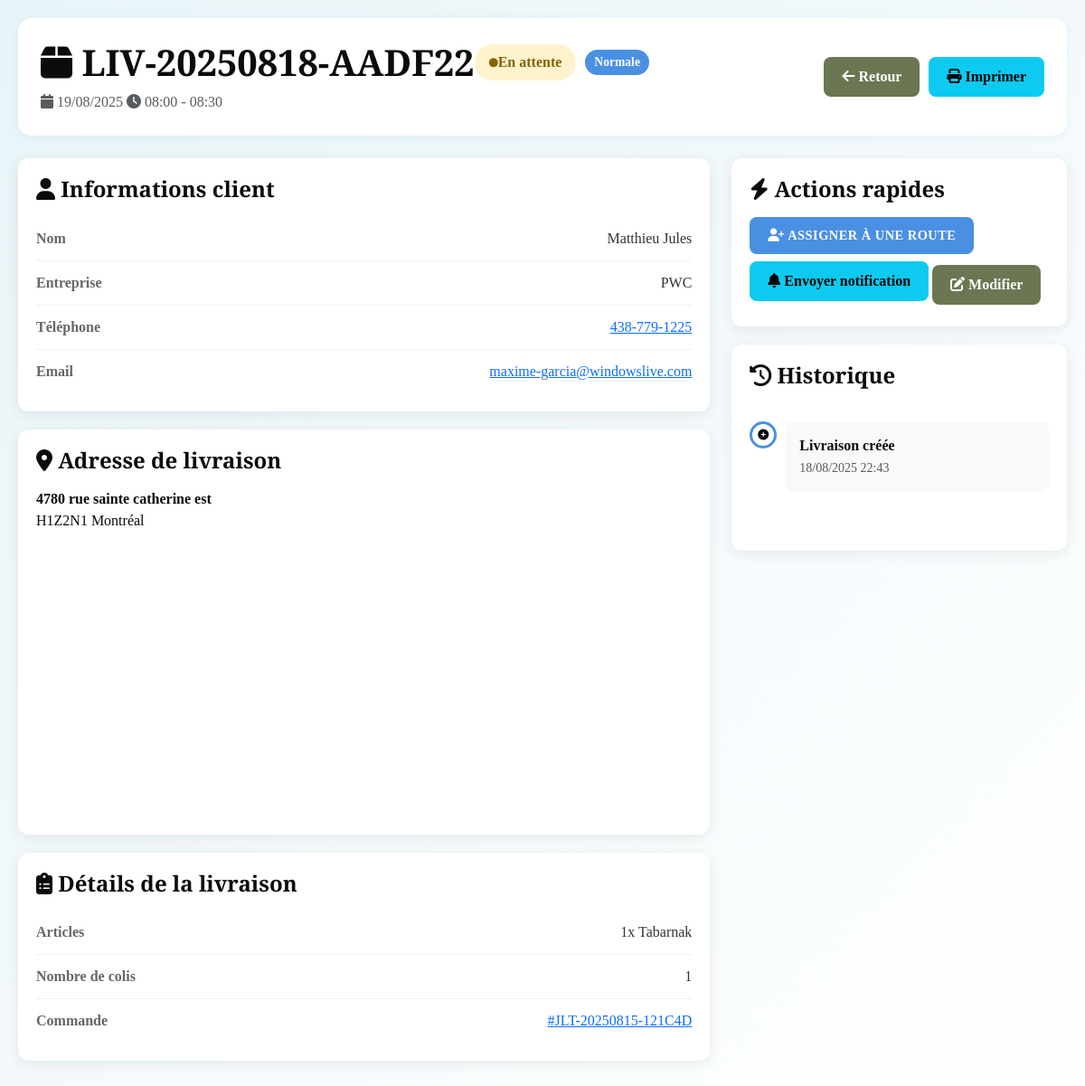
The page /delivery/7/ (signed in) on the database its author committed.
### JLTsite/models.py (models this page shows, shortened)
class Delivery(models.Model):
    TYPE_CHOICES = [
        ('delivery', 'Livraison'),
        ('pickup', 'Récupération'),
    ]
    STATUS_CHOICES = [
        ('pending', 'En attente'),
        ('assigned', 'Assignée'),
        ('in_transit', 'En cours'),
        ('delivered', 'Livrée'),
        ('failed', 'Échec'),
        ('cancelled', 'Annulée'),
    ]
    PRIORITY_CHOICES = [
        ('low', 'Basse'),
        ('normal', 'Normale'),
        ('high', 'Haute'),
        ('urgent', 'Urgente'),
    ]
    delivery_number = models.CharField(max_length=50, unique=True, editable=False)
    order = models.ForeignKey('Order', on_delete=models.CASCADE, related_name='deliveries')
    parent_delivery = models.ForeignKey('self', on_delete=models.SET_NULL, null=True, blank=True,
                                       related_name='pickup_deliveries',
                                       help_text='Livraison parente pour les récupérations')
    delivery_type = models.CharField(max_length=20, choices=TYPE_CHOICES, default='delivery')
    status = models.CharField(max_length=20, choices=STATUS_CHOICES, default='pending')
    priority = models.CharField(max_length=20, choices=PRIORITY_CHOICES, default='normal')
    customer_name = models.CharField(max_length=200)
    customer_phone = models.CharField(max_length=20)
    customer_email = models.EmailField()
    company = models.CharField(max_length=200, blank=True)
    delivery_address = models.TextField()
    delivery_postal_code = models.CharField(max_length=10)
    delivery_city = models.CharField(max_length=100)
    latitude = models.DecimalField(max_digits=10, decimal_places=8, null=True, blank=True)
    longitude = models.DecimalField(max_digits=11, decimal_places=8, null=True, blank=True)
    scheduled_date = models.DateField()
    scheduled_time_start = models.TimeField()
    scheduled_time_end = models.TimeField()
    estimated_duration = models.IntegerField(default=30, help_text='Durée estimée en minutes')
    delivery_instructions = models.TextField(blank=True)
    access_code = models.CharField(max_length=50, blank=True, help_text='Code d\'accès immeuble')
    parking_info = models.TextField(blank=True, help_text='Informations de stationnement')
    items_description = models.TextField(help_text='Description des items à livrer')
    total_packages = models.IntegerField(default=1)
    weight = models.DecimalField(max_digits=10, decimal_places=2, null=True, blank=True, help_text='Poids en kg')
    has_checklist = models.BooleanField(default=False)
    checklist_completed = models.BooleanField(default=False)
    delivery_photo = models.ImageField(upload_to='deliveries/photos/', null=True, blank=True)
    pickup_photo = models.ImageField(upload_to='deliveries/pickups/', null=True, blank=True)
    signature = models.TextField(blank=True, help_text='Signature électronique en base64')
    delivered_at = models.DateTimeField(null=True, blank=True)
    delivered_by = models.ForeignKey('User', on_delete=models.SET_NULL, null=True, blank=True,
                                    related_name='deliveries_completed')
    delivery_notes = models.TextField(blank=True)
    created_at = models.DateTimeField(auto_now_add=True)
    created_by = models.ForeignKey('User', on_delete=models.SET_NULL, null=True,
                                  related_name='deliveries_created')
    updated_at = models.DateTimeField(auto_now=True)
    reminder_sent = models.BooleanField(default=False)
    reminder_sent_at = models.DateTimeField(null=True, blank=True)
    class Meta:
        verbose_name = 'Livraison'
        verbose_name_plural = 'Livraisons'
        ordering = ['scheduled_date', 'scheduled_time_start']
        indexes = [
            models.Index(fields=['scheduled_date', 'status']),
            models.Index(fields=['delivery_type', 'status']),
        ]

class Order(models.Model):
    PENDING = 'pending'
    CONFIRMED = 'confirmed'
    PREPARING = 'preparing'
    READY = 'ready'
    DELIVERED = 'delivered'
    CANCELLED = 'cancelled'
    STATUS_CHOICES = [
        (PENDING, 'En attente'),
        (CONFIRMED, 'Confirmée'),
        (PREPARING, 'En préparation'),
        (READY, 'Prête'),
        (DELIVERED, 'Livrée'),
        (CANCELLED, 'Annulée'),
    ]
    PICKUP = 'pickup'
    DELIVERY = 'delivery'
    DELIVERY_CHOICES = [
        (PICKUP, 'Ramassage'),
        (DELIVERY, 'Livraison'),
    ]
    order_number = models.CharField(max_length=50, unique=True, editable=False)
    user = models.ForeignKey(User, on_delete=models.SET_NULL, null=True, related_name='orders')
    status = models.CharField(max_length=20, choices=STATUS_CHOICES, default=PENDING)
    first_name = models.CharField(max_length=100)
    last_name = models.CharField(max_length=100)
    email = models.EmailField()
    phone = models.CharField(max_length=20)
    company = models.CharField(max_length=200, blank=True)
    delivery_type = models.CharField(max_length=20, choices=DELIVERY_CHOICES, default=DELIVERY)
    delivery_address = models.TextField()
    delivery_postal_code = models.CharField(max_length=10)
    delivery_city = models.CharField(max_length=100)
    delivery_date = models.DateField()
    delivery_time = models.TimeField()
    delivery_notes = models.TextField(blank=True)
    subtotal = models.DecimalField(max_digits=10, decimal_places=2)
    tax_rate = models.DecimalField(max_digits=5, decimal_places=2, default=Decimal('14.975'))
    tax_amount = models.DecimalField(max_digits=10, decimal_places=2)
    delivery_fee = models.DecimalField(max_digits=10, decimal_places=2, default=Decimal('0.00'))
    discount_amount = models.DecimalField(max_digits=10, decimal_places=2, default=Decimal('0.00'))
    total = models.DecimalField(max_digits=10, decimal_places=2)
    payment_method = models.CharField(max_length=50, blank=True)
    payment_status = models.CharField(max_length=50, default='pending')
    transaction_id = models.CharField(max_length=200, blank=True)
    created_at = models.DateTimeField(auto_now_add=True)
    updated_at = models.DateTimeField(auto_now=True)
    confirmed_at = models.DateTimeField(null=True, blank=True)
    delivered_at = models.DateTimeField(null=True, blank=True)
    admin_notes = models.TextField(blank=True)
    ORDER_SOURCE_CHOICES = [
        ('online', 'En ligne'),
        ('manual', 'Manuelle (téléphone/sur place)'),
        ('admin', 'Créée par admin'),
    ]
    order_source = models.CharField(
        max_length=20,
        choices=ORDER_SOURCE_CHOICES,
        default='online',
        verbose_name='Source de la commande'
    )
    created_by = models.ForeignKey(
        User,
        on_delete=models.SET_NULL,
        null=True,
        blank=True,
        related_name='orders_created',
        verbose_name='Créée par'
    )
    is_phone_order = models.BooleanField(default=False, verbose_name='Commande téléphonique')
    class Meta:
        verbose_name = 'Commande'
        verbose_name_plural = 'Commandes'
        ordering = ['-created_at']

### JLTsite/delivery_views.py (the view, shortened to what this page needs)
@login_required
@user_passes_test(delivery_manager_required)
def delivery_detail(request, delivery_id):
    delivery = get_object_or_404(Delivery, id=delivery_id)
    history = []
    history.append({
        'date': delivery.created_at,
        'event': 'Livraison créée',
        'user': delivery.created_by.get_full_name() if delivery.created_by else 'Système',
        'icon': 'fa-plus-circle',
        'color': 'info'
    })
    route_assignment = delivery.route_assignments.first()
    photos = delivery.photos.all().order_by('-taken_at')
    notifications = delivery.notifications.all().order_by('-created_at')
    key_google = settings.GOOGLE_API_KEY
    context = {
        'delivery': delivery,
        'history': sorted(history, key=lambda x: x['date']),
        'photos': photos,
        'notifications': notifications,
        'route_assignment': route_assignment,
        'key_google': key_google,
    }
    return render(request, 'JLTsite/delivery_detail.html', context)

### JLTsite/templates/JLTsite/delivery_detail.html (shortened to what this page needs)
{% extends 'JLTsite/base_driver.html' %}
{% load static %}
{% block content %}
<div class="delivery-detail">
    <div class="detail-header">
        <div class="row align-items-center">
            <div class="col-md-8">
                <div class="d-flex align-items-center mb-2">
                    <h1 class="mb-0">
                        <i class="fas fa-box"></i> {{ delivery.delivery_number }}
                    </h1>
                    <span class="status-indicator status-{{ delivery.status }} ml-3">
                        <i class="fas fa-circle mr-2" style="font-size: 10px;"></i>
                        {{ delivery.get_status_display }}
                    </span>
                    <span class="badge-priority priority-{{ delivery.priority }}">
                        {{ delivery.get_priority_display }}
                    </span>
                </div>
                <p class="text-muted mb-0">
                    <i class="fas fa-calendar"></i> {{ delivery.scheduled_date|date:"d/m/Y" }}
                    <i class="fas fa-clock ml-3"></i> {{ delivery.scheduled_time_start|time:"H:i" }} - {{ delivery.scheduled_time_end|time:"H:i" }}
                    {% if delivery.delivery_type == 'pickup' %}
                        <span class="badge badge-warning ml-3">Récupération</span>
                    {% else %}
                        <span class="badge badge-info ml-3">Livraison</span>
                    {% endif %}
                </p>
            </div>
            <div class="col-md-4 text-right">
                <div class="action-buttons justify-content-end">
                    <a href="{% url 'delivery_manager_dashboard' %}?date={{ delivery.scheduled_date|date:'Y-m-d' }}"
                       class="btn btn-action btn-secondary">
                        <i class="fas fa-arrow-left"></i> Retour
                    </a>
                    <button onclick="window.print()" class="btn btn-action btn-info">
                        <i class="fas fa-print"></i> Imprimer
                    </button>
                </div>
            </div>
        </div>
    </div>
    <div class="row">
        <div class="col-md-8">
            <div class="info-card">
                <h4 class="mb-3"><i class="fas fa-user"></i> Informations client</h4>
                <div class="info-row">
                    <span class="info-label">Nom</span>
                    <span class="info-value">{{ delivery.customer_name }}</span>
                </div>
                {% if delivery.company %}
                <div class="info-row">
                    <span class="info-label">Entreprise</span>
                    <span class="info-value">{{ delivery.company }}</span>
                </div>
                {% endif %}
                <div class="info-row">
                    <span class="info-label">Téléphone</span>
                    <span class="info-value">
                        <a href="tel:{{ delivery.customer_phone }}">{{ delivery.customer_phone }}</a>
                    </span>
                </div>
                <div class="info-row">
                    <span class="info-label">Email</span>
                    <span class="info-value">
                        <a href="mailto:{{ delivery.customer_email }}">{{ delivery.customer_email }}</a>
                    </span>
                </div>
            </div>
            <div class="info-card">
                <h4 class="mb-3"><i class="fas fa-map-marker-alt"></i> Adresse de livraison</h4>
                <p class="mb-2">
                    <strong>{{ delivery.delivery_address }}</strong><br>
                    {{ delivery.delivery_postal_code }} {{ delivery.delivery_city }}
                </p>
                {% if delivery.latitude and delivery.longitude %}
                <div id="delivery-map" class="map-small"></div>
                {% endif %}
            </div>
            <div class="info-card">
                <h4 class="mb-3"><i class="fas fa-clipboard-list"></i> Détails de la livraison</h4>
                {% if delivery.items_description %}
                <div class="info-row">
                    <span class="info-label">Articles</span>
                    <span class="info-value">{{ delivery.items_description }}</span>
                </div>
                {% endif %}
                <div class="info-row">
                    <span class="info-label">Nombre de colis</span>
                    <span class="info-value">{{ delivery.total_packages }}</span>
                </div>
                {% if delivery.order %}
                <div class="info-row">
                    <span class="info-label">Commande</span>
                    <span class="info-value">
                        <a href="#">#{{ delivery.order.order_number }}</a>
                    </span>
                </div>
                {% endif %}
            </div>
        </div>
        <div class="col-md-4">
            <div class="info-card">
                <h4 class="mb-3"><i class="fas fa-bolt"></i> Actions rapides</h4>
                {% if delivery.status == 'pending' %}
                <button class="btn btn-action btn-primary btn-block mb-2" onclick="assignToRoute()">
                    <i class="fas fa-user-plus"></i> Assigner à une route
                </button>
                {% endif %}
                <button class="btn btn-action btn-info btn-block mb-2" onclick="sendNotification()">
                    <i class="fas fa-bell"></i> Envoyer notification
                </button>
                <button class="btn btn-action btn-secondary btn-block" onclick="editDelivery()">
                    <i class="fas fa-edit"></i> Modifier
                </button>
            </div>
            <div class="info-card">
                <h4 class="mb-3"><i class="fas fa-history"></i> Historique</h4>
                <div class="timeline">
                    {% for event in history %}
                    <div class="timeline-item">
                        <div class="timeline-icon {{ event.color }}">
                            <i class="fas {{ event.icon }}" style="font-size: 12px;"></i>
                        </div>
                        <div class="timeline-content">
                            <strong>{{ event.event }}</strong><br>
                            <small class="text-muted">
                                {{ event.date|date:"d/m/Y H:i" }}
                            </small>
                        </div>
                    </div>
                    {% endfor %}
                </div>
            </div>
        </div>
    </div>
</div>
{% endblock %}

### rows shown on the page
Delivery: delivery_number "LIV-20250818-AADF22", status "En attente", priority "Normale", scheduled_date "19/08/2025", scheduled_time_start "08:00", scheduled_time_end "08:30", customer_name "Matthieu Jules", company "PWC", customer_phone "438-779-1225", customer_email "maxime-garcia@windowslive.com", delivery_address "4780 rue sainte catherine est", delivery_postal_code "H1Z2N1", delivery_city "Montréal", items_description "1x Tabarnak", total_packages "1", order.order_number "JLT-20250815-121C4D", date "18/08/2025 22:43"

### other values the page prints
{{ event.event }} "Livraison créée"
